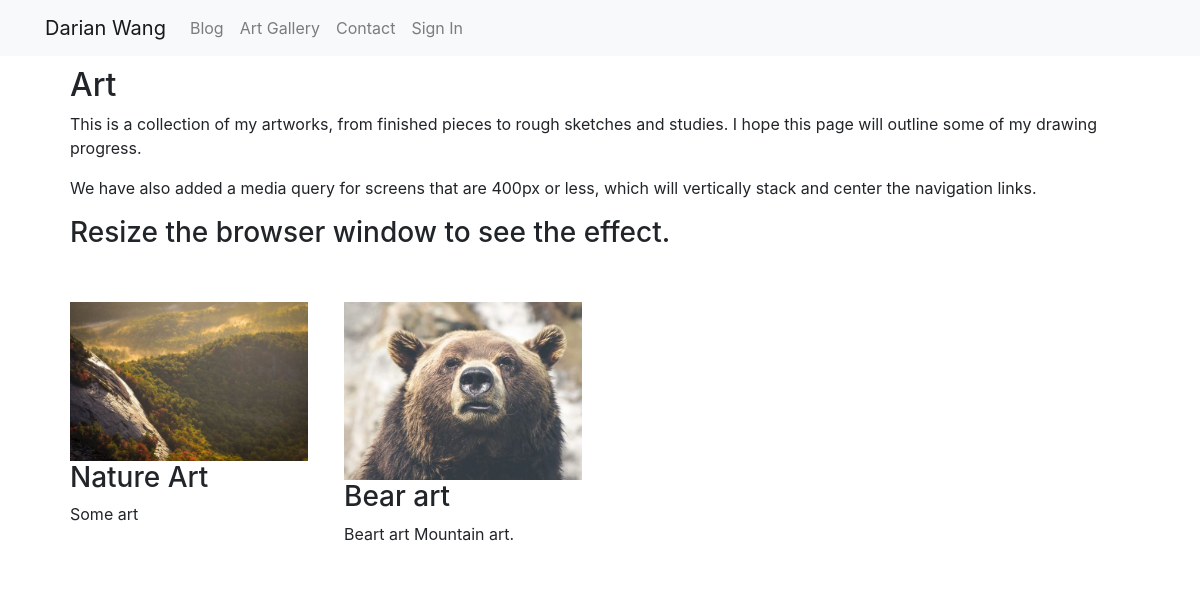
The page /art/ on the database its author committed.
### blog/models.py (models this page shows, shortened)
class Post(models.Model):
    title = models.CharField(max_length=100)
    overview = models.TextField(blank=True)
    date = models.DateField(default=date.today)
    created_on = models.DateTimeField(auto_now_add=True) #UTC
    content = HTMLField('Content', blank=True)
    categories = models.ManyToManyField(Category, related_name='posts')
    featured = models.BooleanField(default=False)
    private = models.BooleanField(default=False)

class PostImage(models.Model):
    post = models.ForeignKey(Post, on_delete=models.CASCADE,
                                related_name='images') #can access by post.images in template
    image = models.ImageField(upload_to=get_image_location,
                                null=True, blank=True)

### aboutme/views.py (the view)
# urls.py: path('art/', art, name='art'),
def art(request):
    title = "My Art Timeline"
    category = Category.objects.filter(name="Gallery")
    post_list = Post.objects.filter(categories=category[0]).order_by('-created_on')
    context = {
        'title': title,
        'post_list': post_list,
    }
    return render(request, 'art.html', context)

### aboutme/templates/art.html (shortened to what this page needs)
{% extends 'base.html' %}
{% load static %}
{% block extrahead %}
<link rel="stylesheet" href="{% static "css/grid.css" %}">
{% endblock %}
{% block content %}
    <div class="container">
        <div class="content">
            <h2>Art</h2>
            <p>This is a collection of my artworks, from finished
                pieces to rough sketches and studies. I hope this page will outline some of my drawing progress.
            </p>
            <p>We have also added a media query for screens that are 400px or less, which will vertically stack and center the navigation links.</p>
            <h3>Resize the browser window to see the effect.</h3>
        </div>
        <div class="row">
            {% for post in post_list %}
                <div class="column">
                    <div class="content">
                        {% with post.images.all|first as first_postimage %}
                        <a href="{% url 'blog_detail' post.pk %}">
                            <img src="{{ first_postimage.image.url }}" alt="{{ post.title }} image" style="width:100%">
                        </a>
                        {% endwith %}
                        <h3>{{ post.title }}</h3>
                        <p> {{ post.overview }}</p>
                    </div>
                    </div>
            {% endfor %}
        </div>
    </div>
{% endblock content %}

### static/css/grid.css (style rules this page uses)
.row { margin: 8px -16px; }
.row, .row > .column { padding: 8px; }
.column { float: left; width: 25%; }
.row:after { content: ""; display: table; clear: both; }
.content { background-color: white; padding: 10px; }

### rows shown on the page
Post: image (picture), title "Nature Art", overview "Some art"
Post: image (picture), title "Bear art", overview "Beart art Mountain art."
